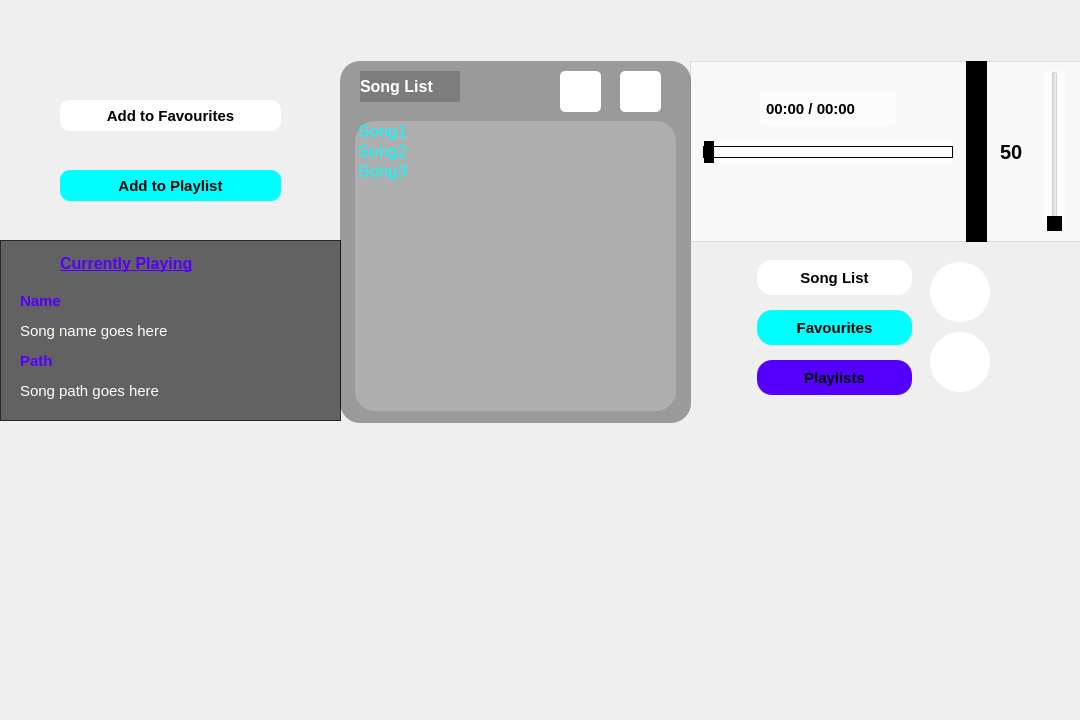
<?xml version="1.0" encoding="UTF-8"?>
<ui version="4.0">
 <class>MusicApp</class>
 <widget class="QMainWindow" name="MusicApp">
  <property name="geometry">
   <rect>
    <x>0</x>
    <y>0</y>
    <width>1080</width>
    <height>720</height>
   </rect>
  </property>
  <property name="minimumSize">
   <size>
    <width>1080</width>
    <height>720</height>
   </size>
  </property>
  <property name="maximumSize">
   <size>
    <width>1080</width>
    <height>720</height>
   </size>
  </property>
  <property name="windowTitle">
   <string>Sound Wave</string>
  </property>
  <widget class="QWidget" name="centralwidget">
   <property name="maximumSize">
    <size>
     <width>1080</width>
     <height>720</height>
    </size>
   </property>
   <property name="cursor">
    <cursorShape>ArrowCursor</cursorShape>
   </property>
   <widget class="QLabel" name="bg">
    <property name="geometry">
     <rect>
      <x>0</x>
      <y>0</y>
      <width>1080</width>
      <height>720</height>
     </rect>
    </property>
    <property name="minimumSize">
     <size>
      <width>1080</width>
      <height>720</height>
     </size>
    </property>
    <property name="autoFillBackground">
     <bool>false</bool>
    </property>
    <property name="text">
     <string/>
    </property>
    <property name="pixmap">
     <pixmap>../project/hand-1850120_1920.jpg</pixmap>
    </property>
    <property name="scaledContents">
     <bool>true</bool>
    </property>
    <property name="wordWrap">
     <bool>false</bool>
    </property>
   </widget>
   <widget class="QLabel" name="bg_overlay">
    <property name="enabled">
     <bool>true</bool>
    </property>
    <property name="geometry">
     <rect>
      <x>0</x>
      <y>0</y>
      <width>1080</width>
      <height>720</height>
     </rect>
    </property>
    <property name="minimumSize">
     <size>
      <width>1080</width>
      <height>720</height>
     </size>
    </property>
    <property name="maximumSize">
     <size>
      <width>1080</width>
      <height>720</height>
     </size>
    </property>
    <property name="font">
     <font>
      <pointsize>12</pointsize>
     </font>
    </property>
    <property name="lineWidth">
     <number>1</number>
    </property>
    <property name="text">
     <string/>
    </property>
    <property name="pixmap">
     <pixmap>../bg_overlay.png</pixmap>
    </property>
    <property name="scaledContents">
     <bool>true</bool>
    </property>
    <property name="margin">
     <number>0</number>
    </property>
    <property name="indent">
     <number>-1</number>
    </property>
   </widget>
   <widget class="QLabel" name="logo">
    <property name="geometry">
     <rect>
      <x>-10</x>
      <y>-20</y>
      <width>221</width>
      <height>101</height>
     </rect>
    </property>
    <property name="whatsThis">
     <string>&lt;html&gt;&lt;head/&gt;&lt;body&gt;&lt;p&gt;&lt;img src=&quot;:/img/Sound Wave-logo (1)/cover.png&quot;/&gt;&lt;/p&gt;&lt;/body&gt;&lt;/html&gt;</string>
    </property>
    <property name="styleSheet">
     <string notr="true"/>
    </property>
    <property name="frameShape">
     <enum>QFrame::NoFrame</enum>
    </property>
    <property name="frameShadow">
     <enum>QFrame::Plain</enum>
    </property>
    <property name="lineWidth">
     <number>1</number>
    </property>
    <property name="text">
     <string/>
    </property>
    <property name="pixmap">
     <pixmap>../2__1_-removebg-preview.png</pixmap>
    </property>
    <property name="scaledContents">
     <bool>true</bool>
    </property>
   </widget>
   <widget class="QPushButton" name="min">
    <property name="geometry">
     <rect>
      <x>998</x>
      <y>0</y>
      <width>41</width>
      <height>31</height>
     </rect>
    </property>
    <property name="cursor">
     <cursorShape>PointingHandCursor</cursorShape>
    </property>
    <property name="autoFillBackground">
     <bool>false</bool>
    </property>
    <property name="styleSheet">
     <string notr="true">QPushButton{
	background-color: rgba(255, 255, 255, 0);
	background-repeat:no-repeat;
	border:none;
	background-position:center center;

}
QPushButton:hover{
	background-color: rgba(255,255,255,130);
}


QPushButton:pressed{
	background-color: (255,255,255,130);

	color:rgba(0,0,0,100);
}</string>
    </property>
    <property name="text">
     <string/>
    </property>
    <property name="icon">
     <iconset>
      <normaloff>../Advanced_Music_Player_with_PyQt5-starter/utils/images/min.png</normaloff>../Advanced_Music_Player_with_PyQt5-starter/utils/images/min.png</iconset>
    </property>
    <property name="iconSize">
     <size>
      <width>20</width>
      <height>20</height>
     </size>
    </property>
    <property name="flat">
     <bool>true</bool>
    </property>
   </widget>
   <widget class="QPushButton" name="qiut">
    <property name="geometry">
     <rect>
      <x>1039</x>
      <y>0</y>
      <width>41</width>
      <height>31</height>
     </rect>
    </property>
    <property name="cursor">
     <cursorShape>PointingHandCursor</cursorShape>
    </property>
    <property name="autoFillBackground">
     <bool>false</bool>
    </property>
    <property name="styleSheet">
     <string notr="true">QPushButton{
	background-color: rgba(255, 255, 255, 0);
	background-repeat:no-repeat;
	border:none;
	background-position:center center;

}

QPushButton:hover{
	background-color: rgba(255, 20, 12, 200);
}

QPushButton:pressed{
	background-color: rgba(255, 20, 12, 200);
	border-color:rgba(255,255,255,30);
	border-style:inset;
	color:rgba(0,0,0,100);
}</string>
    </property>
    <property name="text">
     <string/>
    </property>
    <property name="icon">
     <iconset>
      <normaloff>../Advanced_Music_Player_with_PyQt5-starter/utils/images/quit.png</normaloff>../Advanced_Music_Player_with_PyQt5-starter/utils/images/quit.png</iconset>
    </property>
    <property name="iconSize">
     <size>
      <width>20</width>
      <height>20</height>
     </size>
    </property>
    <property name="flat">
     <bool>true</bool>
    </property>
   </widget>
   <widget class="QFrame" name="frame_2">
    <property name="geometry">
     <rect>
      <x>0</x>
      <y>240</y>
      <width>341</width>
      <height>181</height>
     </rect>
    </property>
    <property name="styleSheet">
     <string notr="true">background-color: rgba(0, 0, 0,150);
</string>
    </property>
    <property name="frameShape">
     <enum>QFrame::StyledPanel</enum>
    </property>
    <property name="frameShadow">
     <enum>QFrame::Raised</enum>
    </property>
    <widget class="QLabel" name="current_playing">
     <property name="geometry">
      <rect>
       <x>60</x>
       <y>13</y>
       <width>191</width>
       <height>21</height>
      </rect>
     </property>
     <property name="font">
      <font>
       <pointsize>12</pointsize>
       <weight>75</weight>
       <bold>true</bold>
       <underline>true</underline>
      </font>
     </property>
     <property name="styleSheet">
      <string notr="true">background-color: rgba(0, 0, 0,0);
color: rgb(85, 0, 255);</string>
     </property>
     <property name="text">
      <string>Currently Playing</string>
     </property>
    </widget>
    <widget class="QLabel" name="current_playing_logo">
     <property name="geometry">
      <rect>
       <x>20</x>
       <y>10</y>
       <width>31</width>
       <height>31</height>
      </rect>
     </property>
     <property name="font">
      <font>
       <pointsize>12</pointsize>
       <weight>75</weight>
       <bold>true</bold>
      </font>
     </property>
     <property name="styleSheet">
      <string notr="true">background-color: rgba(0, 0, 0,0);
color: rgb(79, 208, 178);</string>
     </property>
     <property name="text">
      <string/>
     </property>
     <property name="pixmap">
      <pixmap>../cd-512.png</pixmap>
     </property>
     <property name="scaledContents">
      <bool>true</bool>
     </property>
    </widget>
    <widget class="QLabel" name="name_of_song">
     <property name="geometry">
      <rect>
       <x>20</x>
       <y>50</y>
       <width>141</width>
       <height>21</height>
      </rect>
     </property>
     <property name="font">
      <font>
       <pointsize>11</pointsize>
       <weight>75</weight>
       <bold>true</bold>
      </font>
     </property>
     <property name="styleSheet">
      <string notr="true">background-color: rgba(0, 0, 0,0);
color: rgb(85, 0, 255);</string>
     </property>
     <property name="text">
      <string>Name</string>
     </property>
    </widget>
    <widget class="QLabel" name="current_song_name">
     <property name="geometry">
      <rect>
       <x>20</x>
       <y>80</y>
       <width>281</width>
       <height>21</height>
      </rect>
     </property>
     <property name="font">
      <font>
       <pointsize>11</pointsize>
       <weight>50</weight>
       <bold>false</bold>
      </font>
     </property>
     <property name="styleSheet">
      <string notr="true">background-color: rgba(0, 0, 0,0);
color: rgb(255, 255, 255);</string>
     </property>
     <property name="text">
      <string>Song name goes here</string>
     </property>
    </widget>
    <widget class="QLabel" name="path">
     <property name="geometry">
      <rect>
       <x>20</x>
       <y>110</y>
       <width>141</width>
       <height>21</height>
      </rect>
     </property>
     <property name="font">
      <font>
       <pointsize>11</pointsize>
       <weight>75</weight>
       <bold>true</bold>
      </font>
     </property>
     <property name="styleSheet">
      <string notr="true">background-color: rgba(0, 0, 0,0);
color: rgb(85, 0, 255);</string>
     </property>
     <property name="text">
      <string>Path</string>
     </property>
    </widget>
    <widget class="QLabel" name="current_song_path">
     <property name="geometry">
      <rect>
       <x>20</x>
       <y>140</y>
       <width>281</width>
       <height>21</height>
      </rect>
     </property>
     <property name="font">
      <font>
       <pointsize>11</pointsize>
       <weight>50</weight>
       <bold>false</bold>
      </font>
     </property>
     <property name="styleSheet">
      <string notr="true">background-color: rgba(0, 0, 0,0);
color: rgb(255, 255, 255);</string>
     </property>
     <property name="text">
      <string>Song path goes here</string>
     </property>
    </widget>
   </widget>
   <widget class="QFrame" name="frame_3">
    <property name="geometry">
     <rect>
      <x>690</x>
      <y>61</y>
      <width>391</width>
      <height>181</height>
     </rect>
    </property>
    <property name="styleSheet">
     <string notr="true">background-color: rgba(255, 255, 255, 150);
</string>
    </property>
    <property name="frameShape">
     <enum>QFrame::StyledPanel</enum>
    </property>
    <property name="frameShadow">
     <enum>QFrame::Raised</enum>
    </property>
    <widget class="QPushButton" name="play_btn">
     <property name="geometry">
      <rect>
       <x>117</x>
       <y>110</y>
       <width>51</width>
       <height>51</height>
      </rect>
     </property>
     <property name="minimumSize">
      <size>
       <width>30</width>
       <height>30</height>
      </size>
     </property>
     <property name="cursor">
      <cursorShape>PointingHandCursor</cursorShape>
     </property>
     <property name="styleSheet">
      <string notr="true">QPushButton{
	background-color: rgba(255, 255, 255, 0);
	background-repeat:no-repeat;
	border:none;
	background-position:center center;

}

QPushButton:hover{
	background-color: rgba(255,255,255,100);
}
</string>
     </property>
     <property name="text">
      <string/>
     </property>
     <property name="icon">
      <iconset>
       <normaloff>../photo_2024-05-20_14-17-28-removebg-preview.png</normaloff>../photo_2024-05-20_14-17-28-removebg-preview.png</iconset>
     </property>
     <property name="iconSize">
      <size>
       <width>45</width>
       <height>45</height>
      </size>
     </property>
     <property name="flat">
      <bool>true</bool>
     </property>
    </widget>
    <widget class="QPushButton" name="previous">
     <property name="geometry">
      <rect>
       <x>66</x>
       <y>110</y>
       <width>51</width>
       <height>51</height>
      </rect>
     </property>
     <property name="minimumSize">
      <size>
       <width>30</width>
       <height>30</height>
      </size>
     </property>
     <property name="cursor">
      <cursorShape>PointingHandCursor</cursorShape>
     </property>
     <property name="styleSheet">
      <string notr="true">QPushButton{
	background-color: rgba(255, 255, 255, 0);
	background-repeat:no-repeat;
	border:none;
	background-position:center center;

}

QPushButton:hover{
	background-color: rgba(255,255,255,100);
}
</string>
     </property>
     <property name="text">
      <string/>
     </property>
     <property name="icon">
      <iconset>
       <normaloff>../left.png</normaloff>../left.png</iconset>
     </property>
     <property name="iconSize">
      <size>
       <width>50</width>
       <height>50</height>
      </size>
     </property>
     <property name="flat">
      <bool>true</bool>
     </property>
    </widget>
    <widget class="QPushButton" name="next">
     <property name="geometry">
      <rect>
       <x>168</x>
       <y>110</y>
       <width>51</width>
       <height>51</height>
      </rect>
     </property>
     <property name="minimumSize">
      <size>
       <width>30</width>
       <height>30</height>
      </size>
     </property>
     <property name="cursor">
      <cursorShape>PointingHandCursor</cursorShape>
     </property>
     <property name="styleSheet">
      <string notr="true">QPushButton{
	background-color: rgba(255, 255, 255, 0);
	background-repeat:no-repeat;
	border:none;
	background-position:center center;

}

QPushButton:hover{
	background-color: rgba(255,255,255,100);
}
</string>
     </property>
     <property name="text">
      <string/>
     </property>
     <property name="icon">
      <iconset>
       <normaloff>../right.png</normaloff>../right.png</iconset>
     </property>
     <property name="iconSize">
      <size>
       <width>50</width>
       <height>50</height>
      </size>
     </property>
     <property name="flat">
      <bool>true</bool>
     </property>
    </widget>
    <widget class="QSlider" name="horizontalSlider">
     <property name="geometry">
      <rect>
       <x>13</x>
       <y>80</y>
       <width>250</width>
       <height>22</height>
      </rect>
     </property>
     <property name="cursor">
      <cursorShape>OpenHandCursor</cursorShape>
     </property>
     <property name="styleSheet">
      <string notr="true">QSlider::groove:horizontal {
    border: 1px solid;
    height: 10px;
    margin: 0px;
    }
QSlider::handle:horizontal {
    background-color: black;
    border: 1px solid;
    height: 40px;
    width: 8px;
    margin: -15px 0px;
    }</string>
     </property>
     <property name="orientation">
      <enum>Qt::Horizontal</enum>
     </property>
    </widget>
    <widget class="QLabel" name="time_label">
     <property name="geometry">
      <rect>
       <x>70</x>
       <y>30</y>
       <width>136</width>
       <height>35</height>
      </rect>
     </property>
     <property name="maximumSize">
      <size>
       <width>16777215</width>
       <height>35</height>
      </size>
     </property>
     <property name="font">
      <font>
       <pointsize>11</pointsize>
       <weight>75</weight>
       <bold>true</bold>
      </font>
     </property>
     <property name="styleSheet">
      <string notr="true">color: rgb(0, 0, 0);
padding:2px;
border-radius:5px</string>
     </property>
     <property name="text">
      <string>00:00 / 00:00</string>
     </property>
    </widget>
    <widget class="QSlider" name="verticalSlider">
     <property name="geometry">
      <rect>
       <x>354</x>
       <y>10</y>
       <width>22</width>
       <height>160</height>
      </rect>
     </property>
     <property name="cursor">
      <cursorShape>OpenHandCursor</cursorShape>
     </property>
     <property name="styleSheet">
      <string notr="true">QSlider::handle:vertical {
    background-color: black;
}</string>
     </property>
     <property name="orientation">
      <enum>Qt::Vertical</enum>
     </property>
    </widget>
    <widget class="QLineEdit" name="lineEdit">
     <property name="geometry">
      <rect>
       <x>276</x>
       <y>-20</y>
       <width>21</width>
       <height>211</height>
      </rect>
     </property>
     <property name="styleSheet">
      <string notr="true">background-color: rgba(0, 0, 0);
</string>
     </property>
    </widget>
    <widget class="QLabel" name="volume_label">
     <property name="enabled">
      <bool>true</bool>
     </property>
     <property name="geometry">
      <rect>
       <x>310</x>
       <y>70</y>
       <width>41</width>
       <height>41</height>
      </rect>
     </property>
     <property name="font">
      <font>
       <pointsize>15</pointsize>
       <weight>75</weight>
       <bold>true</bold>
      </font>
     </property>
     <property name="styleSheet">
      <string notr="true">color: rgb(0, 0, 0);
background-color: rgba(255, 255, 255, 0);</string>
     </property>
     <property name="text">
      <string>50</string>
     </property>
    </widget>
    <widget class="QPushButton" name="loop">
     <property name="geometry">
      <rect>
       <x>13</x>
       <y>110</y>
       <width>51</width>
       <height>51</height>
      </rect>
     </property>
     <property name="minimumSize">
      <size>
       <width>30</width>
       <height>30</height>
      </size>
     </property>
     <property name="cursor">
      <cursorShape>PointingHandCursor</cursorShape>
     </property>
     <property name="styleSheet">
      <string notr="true">QPushButton{
	background-color: rgba(255, 255, 255, 0);
	background-repeat:no-repeat;
	border:none;
	background-position:center center;

}

QPushButton:hover{
	background-color: rgba(255,255,255,100);
}
</string>
     </property>
     <property name="text">
      <string/>
     </property>
     <property name="icon">
      <iconset>
       <normaloff>../—Pngtree—loop glyph black icon_4008295.png</normaloff>../—Pngtree—loop glyph black icon_4008295.png</iconset>
     </property>
     <property name="iconSize">
      <size>
       <width>50</width>
       <height>50</height>
      </size>
     </property>
     <property name="flat">
      <bool>true</bool>
     </property>
    </widget>
    <widget class="QPushButton" name="mute">
     <property name="geometry">
      <rect>
       <x>220</x>
       <y>110</y>
       <width>51</width>
       <height>51</height>
      </rect>
     </property>
     <property name="minimumSize">
      <size>
       <width>30</width>
       <height>30</height>
      </size>
     </property>
     <property name="cursor">
      <cursorShape>PointingHandCursor</cursorShape>
     </property>
     <property name="styleSheet">
      <string notr="true">QPushButton{
	background-color: rgba(255, 255, 255, 0);
	background-repeat:no-repeat;
	border:none;
	background-position:center center;

}

QPushButton:hover{
	background-color: rgba(255,255,255,100);
}
</string>
     </property>
     <property name="text">
      <string/>
     </property>
     <property name="icon">
      <iconset>
       <normaloff>../—Pngtree—mute icon_4419502.png</normaloff>../—Pngtree—mute icon_4419502.png</iconset>
     </property>
     <property name="iconSize">
      <size>
       <width>50</width>
       <height>50</height>
      </size>
     </property>
     <property name="flat">
      <bool>true</bool>
     </property>
    </widget>
    <widget class="QPushButton" name="x2">
     <property name="geometry">
      <rect>
       <x>10</x>
       <y>23</y>
       <width>51</width>
       <height>51</height>
      </rect>
     </property>
     <property name="minimumSize">
      <size>
       <width>30</width>
       <height>30</height>
      </size>
     </property>
     <property name="cursor">
      <cursorShape>PointingHandCursor</cursorShape>
     </property>
     <property name="styleSheet">
      <string notr="true">QPushButton{
	background-color: rgba(255, 255, 255, 0);
	background-repeat:no-repeat;
	border:none;
	background-position:center center;

}

QPushButton:hover{
	background-color: rgba(255,255,255,100);
}
</string>
     </property>
     <property name="text">
      <string/>
     </property>
     <property name="icon">
      <iconset>
       <normaloff>../photo_2024-05-20_14-29-43-removebg-preview.png</normaloff>../photo_2024-05-20_14-29-43-removebg-preview.png</iconset>
     </property>
     <property name="iconSize">
      <size>
       <width>55</width>
       <height>55</height>
      </size>
     </property>
     <property name="flat">
      <bool>true</bool>
     </property>
    </widget>
   </widget>
   <widget class="QStackedWidget" name="stackedWidget">
    <property name="geometry">
     <rect>
      <x>340</x>
      <y>61</y>
      <width>351</width>
      <height>362</height>
     </rect>
    </property>
    <property name="styleSheet">
     <string notr="true">background-color: rgba(0, 0, 0, 50);
border-radius:20px;
</string>
    </property>
    <property name="currentIndex">
     <number>0</number>
    </property>
    <widget class="QWidget" name="page">
     <widget class="QLabel" name="label">
      <property name="geometry">
       <rect>
        <x>20</x>
        <y>10</y>
        <width>100</width>
        <height>31</height>
       </rect>
      </property>
      <property name="font">
       <font>
        <pointsize>12</pointsize>
        <weight>75</weight>
        <italic>false</italic>
        <bold>true</bold>
       </font>
      </property>
      <property name="styleSheet">
       <string notr="true">color: rgb(255, 255, 255);</string>
      </property>
      <property name="text">
       <string>Song List</string>
      </property>
     </widget>
     <widget class="QPushButton" name="delete_2">
      <property name="geometry">
       <rect>
        <x>280</x>
        <y>10</y>
        <width>41</width>
        <height>41</height>
       </rect>
      </property>
      <property name="font">
       <font>
        <pointsize>8</pointsize>
       </font>
      </property>
      <property name="cursor">
       <cursorShape>PointingHandCursor</cursorShape>
      </property>
      <property name="styleSheet">
       <string notr="true">background-color: rgb(255, 255, 255);
border-radius:5px;</string>
      </property>
      <property name="text">
       <string/>
      </property>
      <property name="icon">
       <iconset>
        <normaloff>../delete-button-png-delete-button-128.png</normaloff>../delete-button-png-delete-button-128.png</iconset>
      </property>
      <property name="iconSize">
       <size>
        <width>30</width>
        <height>25</height>
       </size>
      </property>
     </widget>
     <widget class="QPushButton" name="add">
      <property name="geometry">
       <rect>
        <x>220</x>
        <y>10</y>
        <width>41</width>
        <height>41</height>
       </rect>
      </property>
      <property name="font">
       <font>
        <pointsize>8</pointsize>
       </font>
      </property>
      <property name="cursor">
       <cursorShape>PointingHandCursor</cursorShape>
      </property>
      <property name="styleSheet">
       <string notr="true">background-color: rgb(255, 255, 255);
border-radius:5px;</string>
      </property>
      <property name="text">
       <string/>
      </property>
      <property name="icon">
       <iconset>
        <normaloff>../5e24b9d8e0346dcc1a2eb7cd8cf7778d.png</normaloff>../5e24b9d8e0346dcc1a2eb7cd8cf7778d.png</iconset>
      </property>
      <property name="iconSize">
       <size>
        <width>30</width>
        <height>25</height>
       </size>
      </property>
     </widget>
     <widget class="QListWidget" name="listWidget">
      <property name="geometry">
       <rect>
        <x>15</x>
        <y>60</y>
        <width>321</width>
        <height>290</height>
       </rect>
      </property>
      <property name="font">
       <font>
        <pointsize>13</pointsize>
       </font>
      </property>
      <property name="cursor" stdset="0">
       <cursorShape>PointingHandCursor</cursorShape>
      </property>
      <property name="styleSheet">
       <string notr="true">background-color: rgba(255, 255, 255, 50);
border-radius:20px;
color: rgb(0, 255, 255);
</string>
      </property>
      <property name="verticalScrollBarPolicy">
       <enum>Qt::ScrollBarAlwaysOff</enum>
      </property>
      <property name="horizontalScrollBarPolicy">
       <enum>Qt::ScrollBarAlwaysOff</enum>
      </property>
      <item>
       <property name="text">
        <string>Song1</string>
       </property>
      </item>
      <item>
       <property name="text">
        <string>Song2</string>
       </property>
      </item>
      <item>
       <property name="text">
        <string>Song3</string>
       </property>
      </item>
     </widget>
    </widget>
    <widget class="QWidget" name="page_3"/>
    <widget class="QWidget" name="page_2"/>
   </widget>
   <widget class="QPushButton" name="add_to_fav_btn">
    <property name="geometry">
     <rect>
      <x>60</x>
      <y>100</y>
      <width>221</width>
      <height>31</height>
     </rect>
    </property>
    <property name="font">
     <font>
      <pointsize>11</pointsize>
      <weight>75</weight>
      <bold>true</bold>
     </font>
    </property>
    <property name="cursor">
     <cursorShape>PointingHandCursor</cursorShape>
    </property>
    <property name="styleSheet">
     <string notr="true">background-color: rgb(255, 255, 255);
color: rgb(0, 0, 0);
border-radius:10px;
</string>
    </property>
    <property name="text">
     <string>Add to Favourites</string>
    </property>
    <property name="icon">
     <iconset>
      <normaloff>../618246_heart-logo-png.png</normaloff>../618246_heart-logo-png.png</iconset>
    </property>
    <property name="iconSize">
     <size>
      <width>24</width>
      <height>24</height>
     </size>
    </property>
   </widget>
   <widget class="QPushButton" name="add_to_playlist">
    <property name="geometry">
     <rect>
      <x>60</x>
      <y>170</y>
      <width>221</width>
      <height>31</height>
     </rect>
    </property>
    <property name="font">
     <font>
      <pointsize>11</pointsize>
      <weight>75</weight>
      <bold>true</bold>
     </font>
    </property>
    <property name="cursor">
     <cursorShape>PointingHandCursor</cursorShape>
    </property>
    <property name="styleSheet">
     <string notr="true">background-color: rgb(0, 255, 255);
color: rgb(0, 0, 0);
border-radius:10px;</string>
    </property>
    <property name="text">
     <string>Add to Playlist</string>
    </property>
    <property name="icon">
     <iconset>
      <normaloff>../—Pngtree—playlist icon_4419927.png</normaloff>../—Pngtree—playlist icon_4419927.png</iconset>
    </property>
    <property name="iconSize">
     <size>
      <width>34</width>
      <height>34</height>
     </size>
    </property>
   </widget>
   <widget class="QPushButton" name="song_list_btn">
    <property name="geometry">
     <rect>
      <x>757</x>
      <y>260</y>
      <width>155</width>
      <height>35</height>
     </rect>
    </property>
    <property name="minimumSize">
     <size>
      <width>0</width>
      <height>35</height>
     </size>
    </property>
    <property name="font">
     <font>
      <pointsize>11</pointsize>
      <weight>75</weight>
      <bold>true</bold>
     </font>
    </property>
    <property name="cursor">
     <cursorShape>PointingHandCursor</cursorShape>
    </property>
    <property name="styleSheet">
     <string notr="true">background-color:rgb(255, 255, 255);
border-radius:15px;</string>
    </property>
    <property name="text">
     <string>Song List</string>
    </property>
   </widget>
   <widget class="QPushButton" name="playlists_btn">
    <property name="geometry">
     <rect>
      <x>757</x>
      <y>360</y>
      <width>155</width>
      <height>35</height>
     </rect>
    </property>
    <property name="minimumSize">
     <size>
      <width>0</width>
      <height>35</height>
     </size>
    </property>
    <property name="font">
     <font>
      <pointsize>11</pointsize>
      <weight>75</weight>
      <bold>true</bold>
     </font>
    </property>
    <property name="cursor">
     <cursorShape>PointingHandCursor</cursorShape>
    </property>
    <property name="styleSheet">
     <string notr="true">background-color: rgb(85, 0, 255);
border-radius:15px;</string>
    </property>
    <property name="text">
     <string>Playlists</string>
    </property>
   </widget>
   <widget class="QPushButton" name="favourites_btn">
    <property name="geometry">
     <rect>
      <x>757</x>
      <y>310</y>
      <width>155</width>
      <height>35</height>
     </rect>
    </property>
    <property name="minimumSize">
     <size>
      <width>0</width>
      <height>35</height>
     </size>
    </property>
    <property name="font">
     <font>
      <pointsize>11</pointsize>
      <weight>75</weight>
      <bold>true</bold>
     </font>
    </property>
    <property name="cursor">
     <cursorShape>PointingHandCursor</cursorShape>
    </property>
    <property name="styleSheet">
     <string notr="true">background-color: rgb(0, 255, 255);
border-radius:15px;</string>
    </property>
    <property name="text">
     <string>Favourites</string>
    </property>
   </widget>
   <widget class="QPushButton" name="ai">
    <property name="geometry">
     <rect>
      <x>930</x>
      <y>262</y>
      <width>60</width>
      <height>60</height>
     </rect>
    </property>
    <property name="cursor">
     <cursorShape>PointingHandCursor</cursorShape>
    </property>
    <property name="styleSheet">
     <string notr="true">background-color:rgb(255, 255, 255);
border-radius:30px;</string>
    </property>
    <property name="text">
     <string/>
    </property>
    <property name="icon">
     <iconset>
      <normaloff>../Robot - 512x512.png</normaloff>../Robot - 512x512.png</iconset>
    </property>
    <property name="iconSize">
     <size>
      <width>50</width>
      <height>50</height>
     </size>
    </property>
   </widget>
   <widget class="QPushButton" name="ai_text">
    <property name="geometry">
     <rect>
      <x>930</x>
      <y>332</y>
      <width>60</width>
      <height>60</height>
     </rect>
    </property>
    <property name="cursor">
     <cursorShape>PointingHandCursor</cursorShape>
    </property>
    <property name="styleSheet">
     <string notr="true">background-color:rgb(255, 255, 255);
border-radius:30px;</string>
    </property>
    <property name="text">
     <string/>
    </property>
    <property name="icon">
     <iconset>
      <normaloff>../PngItem_5002858.png</normaloff>../PngItem_5002858.png</iconset>
    </property>
    <property name="iconSize">
     <size>
      <width>50</width>
      <height>50</height>
     </size>
    </property>
   </widget>
  </widget>
 </widget>
 <resources>
  <include location="../project/res.qrc"/>
  <include location="../Advanced_Music_Player_with_PyQt5-starter/res.qrc"/>
 </resources>
 <connections/>
</ui>
